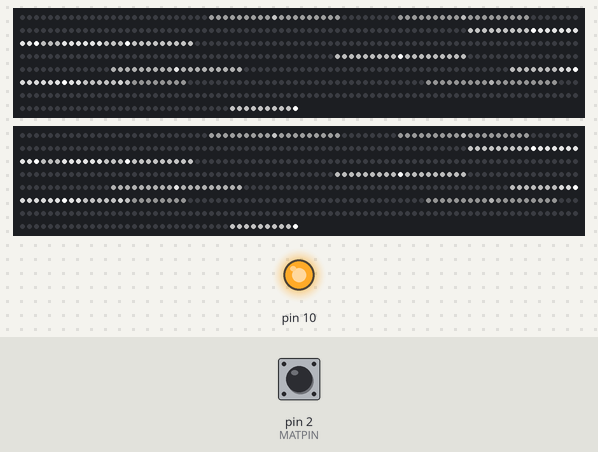
A sketch run on a simulated Arduino Uno, built with avr-gcc and run on an emulated ATmega328P. Parts: 2 × 600 RGB LEDs in strip order, left to right, continuing on the next row, output pins drawn as LEDs (lit = HIGH). Wiring (inferred from the names in the program): 2 × APA102 LEDs: SPI / SPI. Inputs (shaded band) come from the test bench; at power-on: pin 2 (MATPIN) HIGH. Random numbers use the default seed unless the sketch sets one.

Above: at 1.2 s.
1.3 s: pin 2 (MATPIN) pulled LOW for 0.15 s
At 1.73 s:
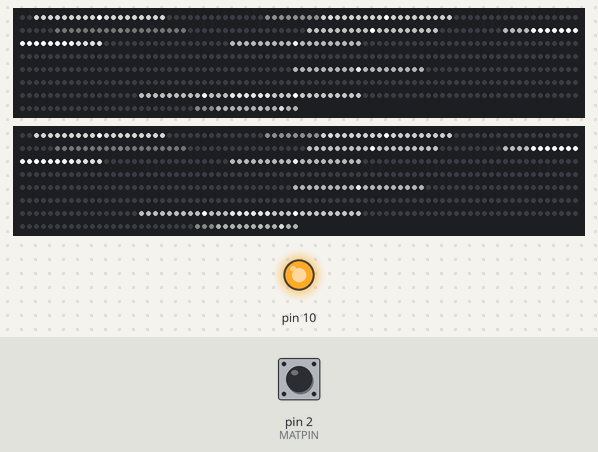
2.0 s: pin 2 (MATPIN) pulled LOW for 1 s
At 2.36 s:
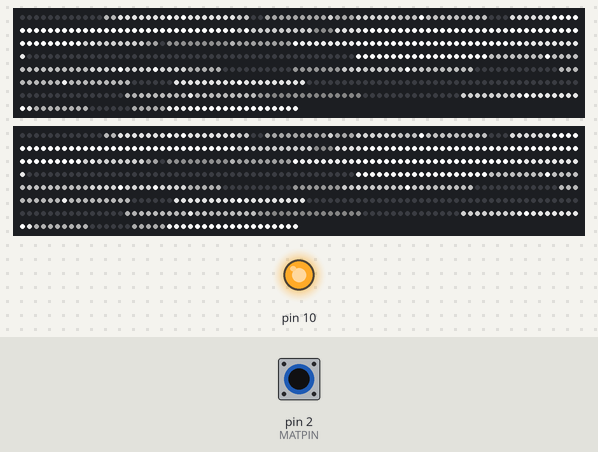
3.6 s: pin 2 (MATPIN) pulled LOW for 0.15 s
At 3.9 s:
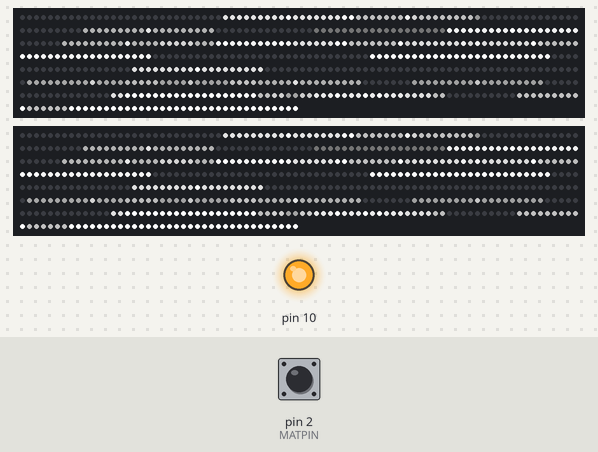
4.3 s: pin 2 (MATPIN) pulled LOW for 1 s
At 4.52 s:
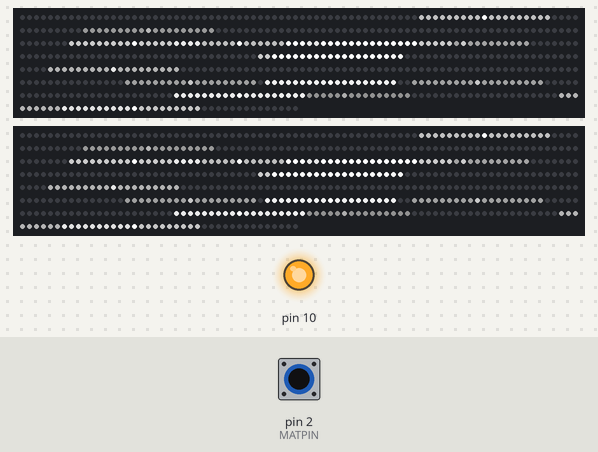
Timing chart, 0 to 6.9 s (numbered marks = the images above; inputs shaded):
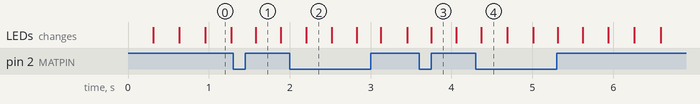

The sketch:

dtn_mirror.ino
```cpp
#include <SPI.h>

#define NUMPIXELS 1200
#define LOOPLENGTH NUMPIXELS/2
#define NUMGLOWS 50
#define GLOWRADIUS 10
#define GLOWTIME 800

#define MATPIN 2
#define GNDPIN 3
// LED clk: 13 -- Blue
// LED dat: 11 -- Green
// LED +5v: -- -- Red
// LED GND: -- -- Yellow


unsigned long glowstarts[NUMGLOWS];
unsigned long glowlocs[NUMGLOWS];

uint16_t
    numLEDs;                                // Number of pixels
uint8_t
   *pixels;                                 // LED values (1 byte ea.)

void setup() {
  pinMode(MATPIN, INPUT);
  digitalWrite(MATPIN, HIGH);
  pinMode(GNDPIN, OUTPUT);
  digitalWrite(GNDPIN, LOW);

  numLEDs= NUMPIXELS;
  pixels= NULL;

  if(pixels) free(pixels);

  pixels = (uint8_t *)malloc(numLEDs);

  SPI.begin();
  SPI.setClockDivider(SPI_CLOCK_DIV4); // 8 MHz (6 MHz on Pro Trinket 3V)
  SPI.setBitOrder(MSBFIRST);
  SPI.setDataMode(SPI_MODE0);

  clear();
  show();  // Turn all LEDs off ASAP
  delay(5);
  clear();
  show();  // Turn all LEDs off ASAP

  for (int i=0 ; i<NUMGLOWS; i++){
    glowstarts[i]= random(500);
    glowlocs[i]= GLOWRADIUS + random(NUMPIXELS-2*GLOWRADIUS);
  }
}

void loop() {

  clear();

  for (int i=0; i<NUMGLOWS; i++){
    if (millis() > glowstarts[i] + GLOWTIME){
      if (!digitalRead(MATPIN)){
        glowstarts[i]= millis()+random(1000);
        glowlocs[i]= random(LOOPLENGTH);
      }
    }

    int level=0;
    if (millis () > glowstarts[i]) level= map(millis(), glowstarts[i], glowstarts[i]+GLOWTIME/2, 0, 255);
    if (millis () > glowstarts[i]+GLOWTIME/2) level= map(millis(), glowstarts[i]+GLOWTIME/2, glowstarts[i]+GLOWTIME, 100, 0);
    if (millis() > glowstarts[i]+GLOWTIME) level=0;
    addLight(glowlocs[i], level);
    for (int j=0; j<GLOWRADIUS; j++){
      //level=level/2;
      int loc= glowlocs[i];
      addLight(loc-j, level);
      addLight(loc+j, level);
    }
  }

  if(digitalRead(MATPIN)){
    for (int i=0; i<NUMPIXELS; i++) if (pixels[i] >0) pixels[i]--;
  }

  for (int i=0; i<NUMPIXELS; i++) setPixelValue(i, pixels[i]);
  show();                     // Refresh strip
  //delay(50);                        // Pause 20 milliseconds (~50 FPS)

}

void addLight(int loc, int val){
  if(loc < 0) return;
  if(loc >= NUMPIXELS) return;

  int oldVal= getPixelValue(loc);
  int newVal= oldVal+val;
  if (newVal > 255) newVal= 255;
  setPixelValue(loc, newVal);
  setPixelValue(loc+LOOPLENGTH, newVal);
}

// ISSUE DATA TO LED STRIP -------------------------------------------------
// All of this is based on Adafruit's DotStar Library
// We don't have enough RAM to use their library w/ 1200 Pixels
// So their code was modified to only use one byte per pixel
// cause we don't need RGB

void show(void) {

  if(!pixels) return;

  uint8_t *ptr = pixels, i;            // -> LED data
  uint16_t n   = numLEDs;              // Counter

  uint8_t next;
  for(i=0; i<3; i++) (void)SPI.transfer(0x00);    // First 3 start-frame bytes
  SPDR = 0x00;                       // 4th is pipelined
  do {                               // For each pixel...
    while(!(SPSR & _BV(SPIF)));      //  Wait for prior byte out
    SPDR = 0xFF;                     //  Pixel start
    for(i=0; i<3; i++) {             //  For R,G,B...
      next = *ptr;                   //   Read, scale
      while(!(SPSR & _BV(SPIF)));    //    Wait for prior byte out
      SPDR = next;                   //    Write scaled color
    }
    ptr++;                         //   inc pointer
  } while(--n);

  while(!(SPSR & _BV(SPIF)));          // Wait for last byte out

  // Four end-frame bytes are seemingly indistinguishable from a white
  // pixel, and empirical testing suggests it can be left out...but it's
  // always a good idea to follow the datasheet, in case future hardware
  // revisions are more strict (e.g. might mandate use of end-frame
  // before start-frame marker).  i.e. let's not remove this.
  for(i=0; i<4; i++) (void)SPI.transfer(0xFF);
}

void clear() { // Write 0s (off) to full pixel buffer
  memset(pixels, 0, numLEDs);                   // 1 byte/pixel
}

void setPixelValue(uint16_t n, uint8_t v) {
  if(n < numLEDs) {
    uint8_t * p = &pixels[n];
    p[0] = v;
  }
}

uint8_t getPixelValue(uint16_t n) {
  if(n >= numLEDs) return 0;
  uint8_t *p = &pixels[n];
  return p[0];
}
```
